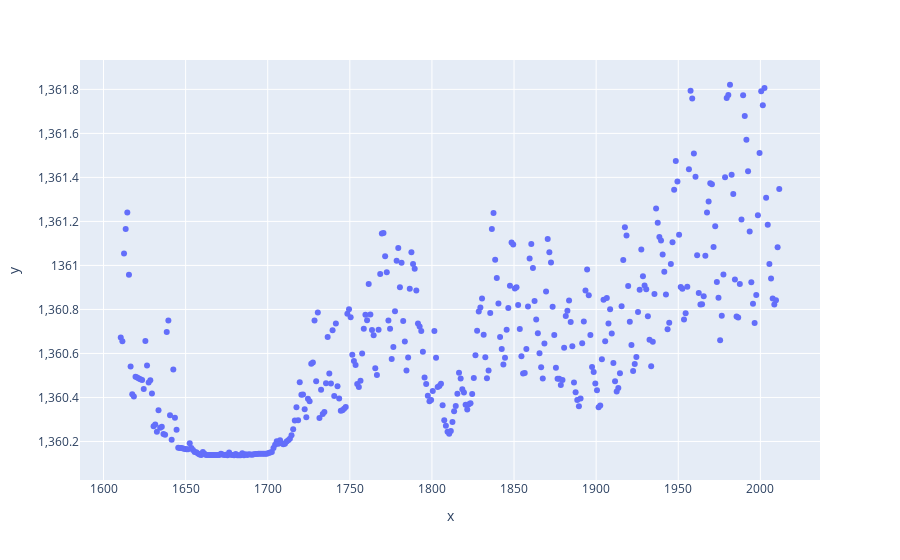

Source (notebook cell):
### Code cell
# Test out some data
import plotly
from plotly.offline import init_notebook_mode
init_notebook_mode(connected = True)

import plotly.express as px
from src.data.load import get_data


data_id = "solar"
df = get_data(data_id)
df.reset_index(inplace=True)

fig = px.scatter(data_frame=df, x="x", y="y")
plotly.offline.iplot(fig)

### Figure 1 — Plotly figure (JSON) as saved in the notebook; plotly's stock layout.template omitted (floating-point values rounded to 4 significant figures; data arrays with more than 128 entries replaced by an {"elided": "..."} marker saying what was removed)
{"data": [{"hovertemplate": "x=%{x}<br>y=%{y}<extra></extra>", "legendgroup": "", "marker": {"color": "#636efa", "symbol": "circle"}, "mode": "markers", "name": "", "orientation": "v", "showlegend": false, "type": "scatter", "x": {"elided": "402 float values"}, "xaxis": "x", "y": {"elided": "402 float values"}, "yaxis": "y"}], "layout": {"legend": {"tracegroupgap": 0}, "margin": {"t": 60}, "xaxis": {"anchor": "y", "domain": [0, 1], "title": {"text": "x"}}, "yaxis": {"anchor": "x", "domain": [0, 1], "title": {"text": "y"}}}}
